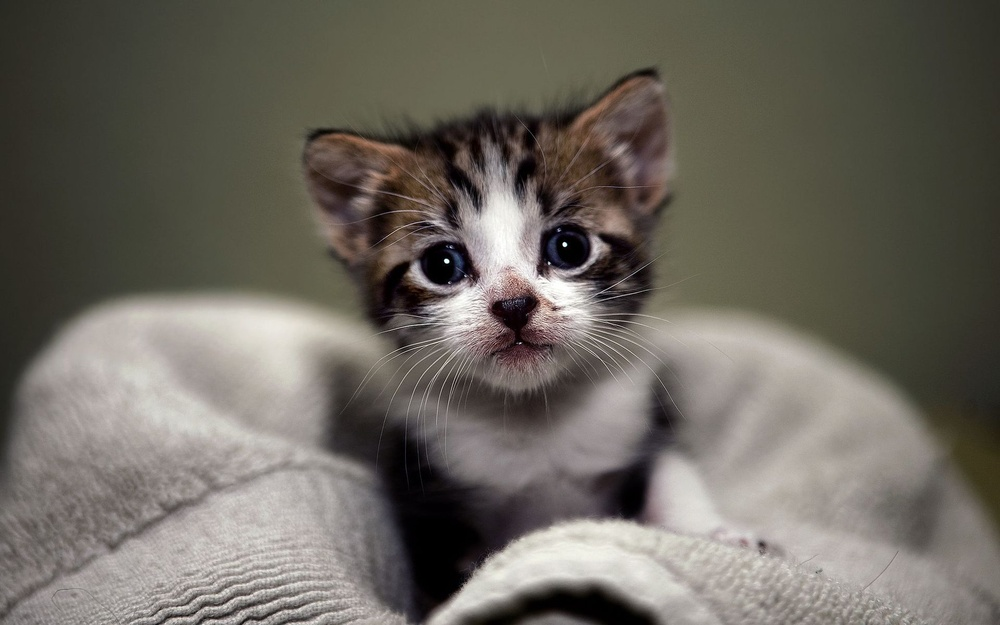
#> input picture cat.jpg, 1000 x 625 px, shrunk from 1920 x 1200 before the run
$ jupyter execute Untitled.ipynb
#> lines starting #> are read from the running program, lines starting #| are printed output that depends on the picture
[cell 1]
import cv2
import matplotlib.pyplot as plt
import numpy as np

cat = cv2.imread('cat.jpg')
#> cat is the input picture: shape (625, 1000, 3); mean B, G, R 95.4, 103.7, 108.5

# cv2.imshow('cat',cat)


b = cat[:,:,0]
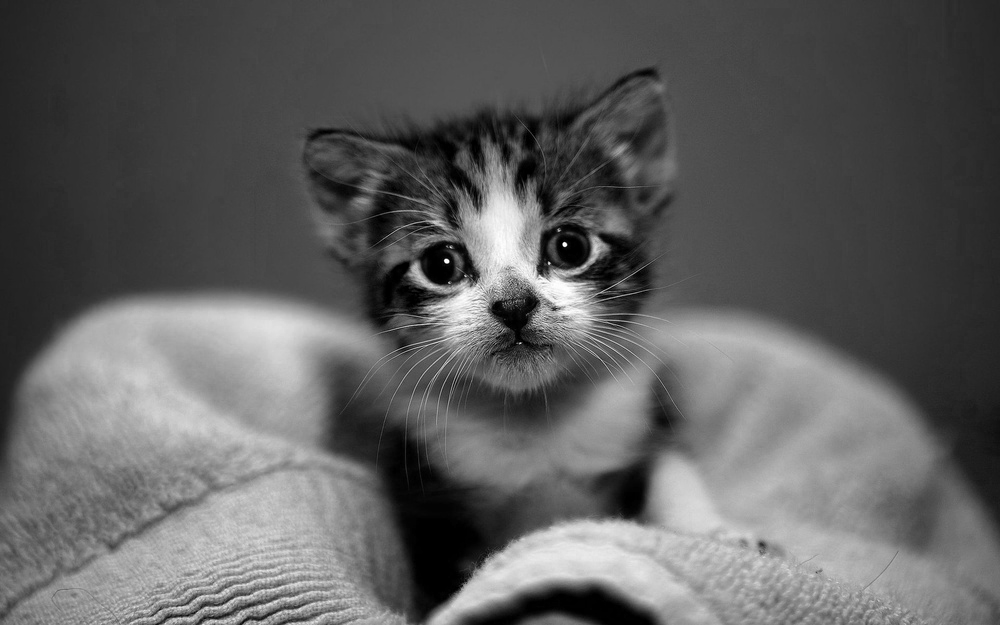
#> b: shape (625, 1000); min 0, max 255, mean 95.4
g = cat[:,:,1]
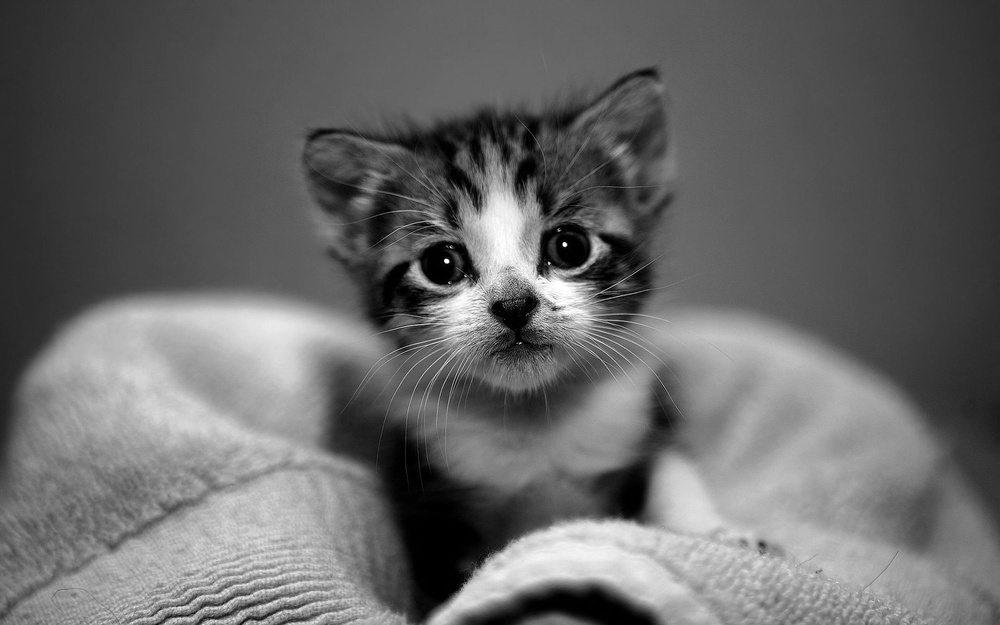
#> g: shape (625, 1000); min 0, max 255, mean 103.7
r = cat[:,:,2]
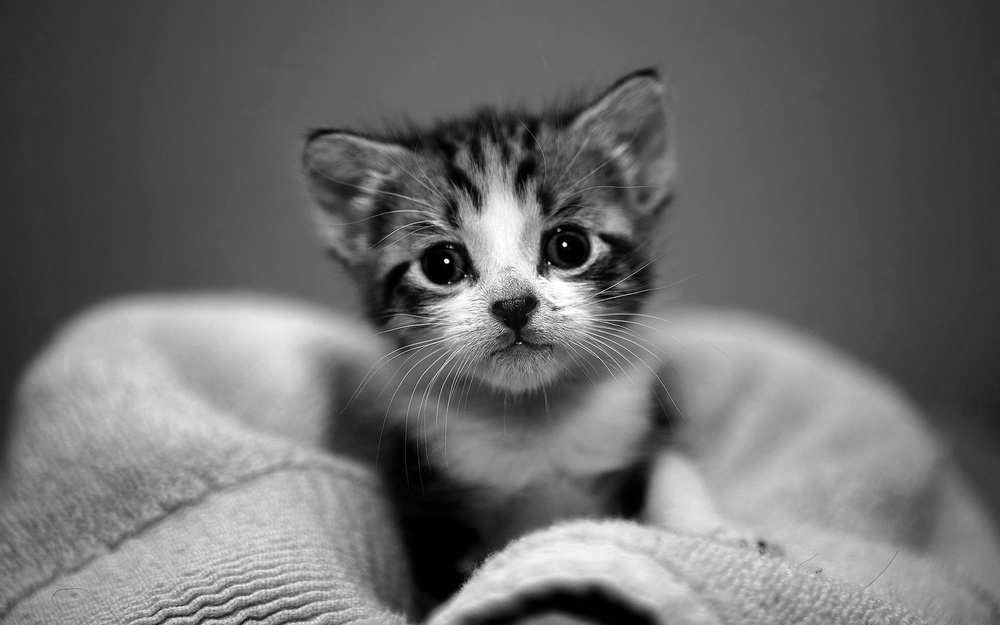
#> r: shape (625, 1000); min 0, max 255, mean 108.5

# cv2.imshow('b',b)
# cv2.imshow('g',g)
# cv2.imshow('r',r)

cat[:,:,0]=0
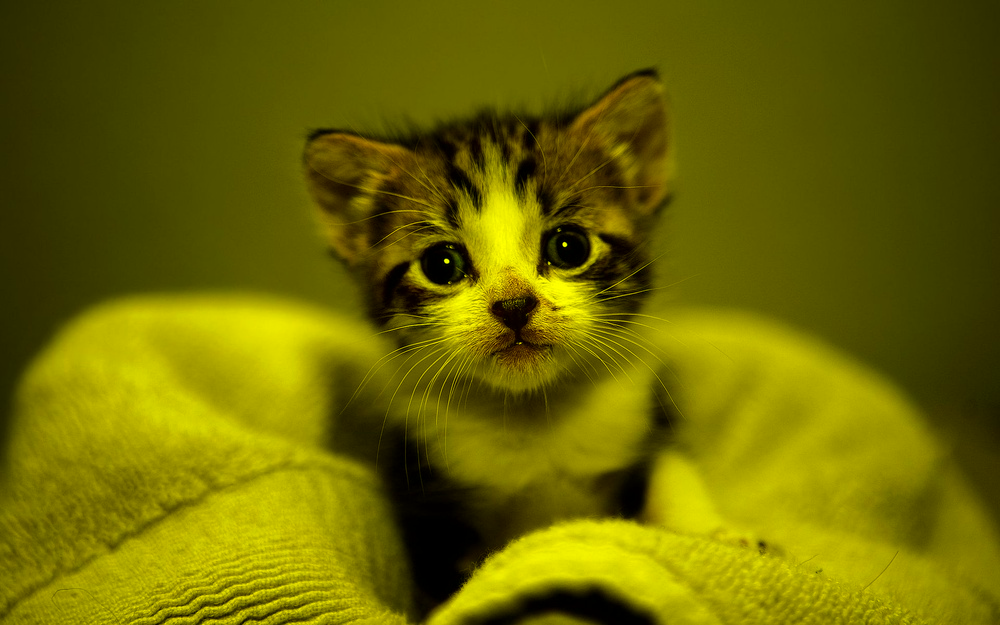
#> cat: shape (625, 1000, 3); mean B, G, R 0, 103.7, 108.5
cv2.imshow('b0',cat)  #通道b设置为0 图片是黄色的
cat[:,:,1]=0
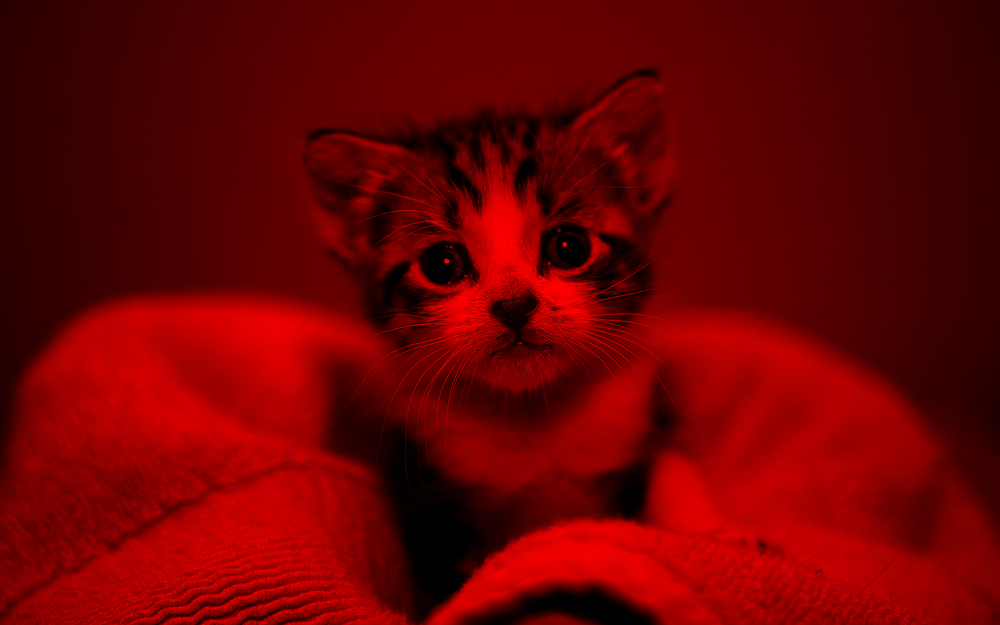
#> cat: shape (625, 1000, 3); mean B, G, R 0, 0, 108.5
cv2.imshow('b0g0',cat)   #通道b，g设置为0 图片只剩红色
cat[:,:,2]=0
#> cat: shape (625, 1000, 3); every value is 0
# cv2.imshow('b0g0r0',cat)    #通道b，g，r设置为0


cv2.waitKey()
cv2.destroyAllWindows()
